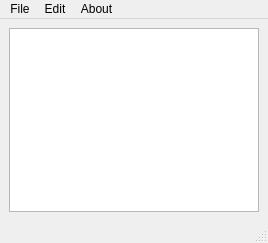
<?xml version="1.0" encoding="UTF-8"?>
<ui version="4.0">
 <class>MainWindow</class>
 <widget class="QMainWindow" name="MainWindow">
  <property name="geometry">
   <rect>
    <x>0</x>
    <y>0</y>
    <width>268</width>
    <height>243</height>
   </rect>
  </property>
  <property name="windowTitle">
   <string>MainWindow</string>
  </property>
  <widget class="QWidget" name="centralwidget">
   <layout class="QVBoxLayout" name="verticalLayout">
    <item>
     <widget class="QTextEdit" name="textEdit"/>
    </item>
   </layout>
  </widget>
  <widget class="QMenuBar" name="menubar">
   <property name="geometry">
    <rect>
     <x>0</x>
     <y>0</y>
     <width>268</width>
     <height>17</height>
    </rect>
   </property>
   <widget class="QMenu" name="menuFile">
    <property name="title">
     <string>File</string>
    </property>
    <addaction name="separator"/>
    <addaction name="actionNew"/>
    <addaction name="actionOpen"/>
    <addaction name="separator"/>
    <addaction name="actionSave"/>
    <addaction name="actionSave_as"/>
   </widget>
   <widget class="QMenu" name="menuEdit">
    <property name="title">
     <string>Edit</string>
    </property>
    <addaction name="actionCut"/>
    <addaction name="actionCopy"/>
    <addaction name="actionpaste"/>
    <addaction name="separator"/>
    <addaction name="actionRedo"/>
    <addaction name="actionUndo"/>
   </widget>
   <widget class="QMenu" name="menuAbout">
    <property name="title">
     <string>About</string>
    </property>
    <addaction name="actionAboutNotepad"/>
   </widget>
   <addaction name="menuFile"/>
   <addaction name="menuEdit"/>
   <addaction name="menuAbout"/>
  </widget>
  <widget class="QStatusBar" name="statusbar"/>
  <action name="actionNew">
   <property name="text">
    <string>New</string>
   </property>
  </action>
  <action name="actionOpen">
   <property name="text">
    <string>Open</string>
   </property>
  </action>
  <action name="actionSave">
   <property name="text">
    <string>Save</string>
   </property>
  </action>
  <action name="actionSave_as">
   <property name="text">
    <string>Save as</string>
   </property>
  </action>
  <action name="actionCut">
   <property name="text">
    <string>Cut</string>
   </property>
  </action>
  <action name="actionCopy">
   <property name="text">
    <string>Copy</string>
   </property>
  </action>
  <action name="actionRedo">
   <property name="text">
    <string>Redo</string>
   </property>
  </action>
  <action name="actionUndo">
   <property name="text">
    <string>Undo</string>
   </property>
  </action>
  <action name="actionAboutNotepad">
   <property name="text">
    <string>AboutNotepad</string>
   </property>
  </action>
  <action name="actionpaste">
   <property name="text">
    <string>paste</string>
   </property>
  </action>
 </widget>
 <tabstops>
  <tabstop>textEdit</tabstop>
 </tabstops>
 <resources/>
 <connections/>
</ui>
